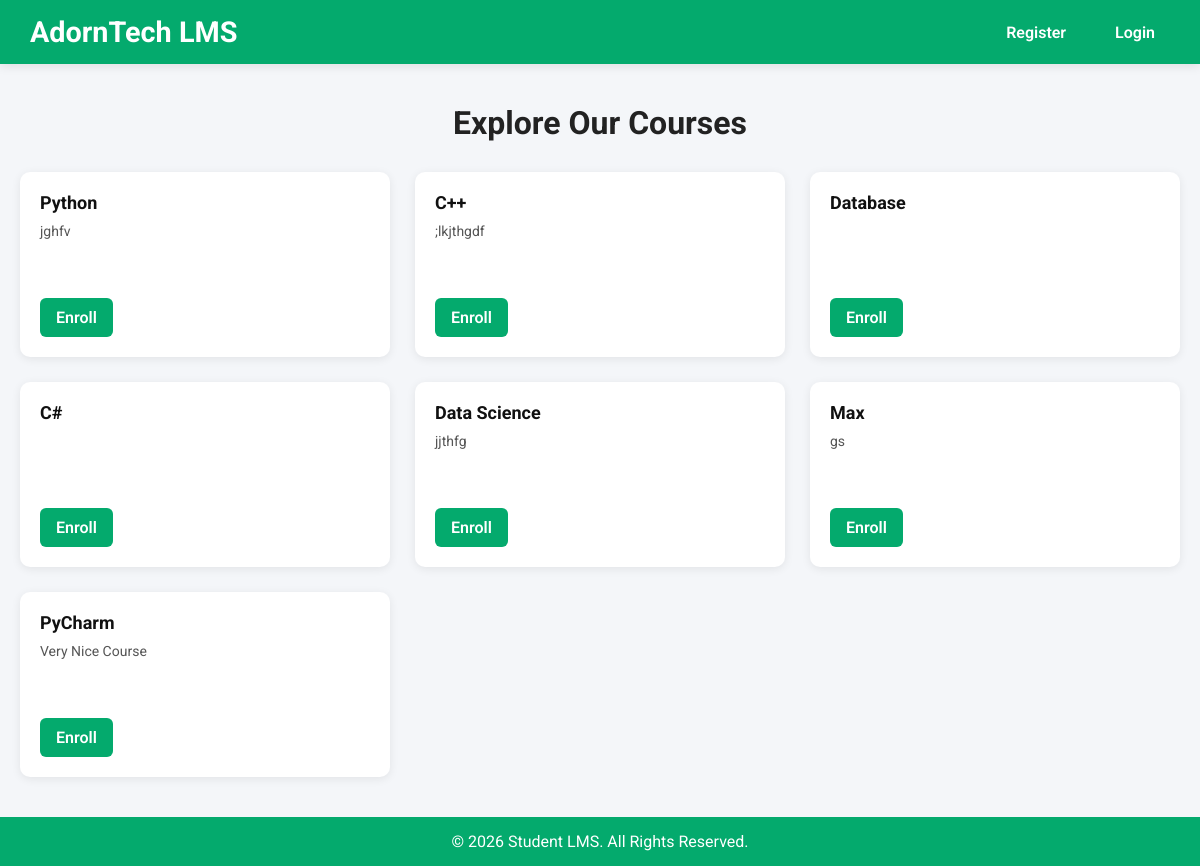
The page / on the database its author committed.
### courses/models.py (models this page shows, shortened)
class Course(models.Model):
    title = models.CharField(max_length=200)
    description = models.TextField()
    program = models.ForeignKey(Program, on_delete=models.CASCADE)
    lecturer = models.ForeignKey(
        settings.AUTH_USER_MODEL,
        on_delete=models.CASCADE,
        limit_choices_to={'user_type': 'lecturer'},
        related_name='courses'
    )
    created_at = models.DateTimeField(auto_now_add=True)
    is_active = models.BooleanField(default=True)

### accounts/views.py (the view)
# urls.py: path('', views.home, name='home'),
def home(request):
    courses = Course.objects.all()  # Fetch all courses
    year = datetime.now().year
    return render(request, 'accounts/home.html', {'courses': courses, 'year': year})

### accounts/templates/accounts/home.html (shortened to what this page needs)
{% load static %}
<!DOCTYPE html>
<html lang="en">
<head>
</head>
<body>
<header>
    <h1>AdornTech LMS</h1>
    <nav>
        <a href="{% url 'student-register' %}">Register</a>
        <a href="{% url 'login' %}">Login</a>
    </nav>
</header>
<section>
    <h2>Explore Our Courses</h2>
    <div class="courses-grid">
        {% for course in courses %}
            <div class="course-card">
                <div class="course-title">{{ course.title }}</div>
                <div class="course-desc">{{ course.description|truncatewords:25 }}</div>
                <a href="{% url 'login' %}?next=/dashboard/" class="enroll-btn">Enroll</a>
            </div>
        {% empty %}
            <p style="text-align:center;">No courses available at the moment.</p>
        {% endfor %}
    </div>
</section>
<footer>
    &copy; {{ year|default:2025 }} Student LMS. All Rights Reserved.
</footer>
</body>
</html>

### accounts/templates/accounts/home.html (style rules this page uses)
body { font-family: 'Roboto', sans-serif; background: #f4f6f9; margin: 0; padding: 0; color: #333; }
header { background: #04AA6D; color: white; display: flex; justify-content: space-between; align-items: center; padding: 15px 30px; box-shadow: 0 2px 10px rgba(0,0,0,0.1); position: sticky; top: 0; z-index: 1000; }
header h1 { margin: 0; font-size: 1.8em; }
nav a { text-decoration: none; color: white; font-weight: 600; margin-left: 15px; padding: 8px 15px; border-radius: 5px; transition: background 0.3s; }
section { max-width: 1200px; margin: 40px auto; padding: 0 20px; }
h2 { text-align: center; color: #222; margin-bottom: 30px; font-size: 2em; }
.courses-grid { display: grid; grid-template-columns: repeat(auto-fill, minmax(280px, 1fr)); gap: 25px; }
.course-card { background: white; border-radius: 10px; padding: 20px; box-shadow: 0 2px 10px rgba(0,0,0,0.08); transition: all 0.3s ease; }
.course-title { font-size: 18px; font-weight: bold; margin-bottom: 10px; color: #111; }
.course-desc { font-size: 14px; color: #555; margin-bottom: 15px; min-height: 60px; }
.enroll-btn { display: inline-block; background: #04AA6D; color: white; padding: 10px 16px; border-radius: 6px; text-decoration: none; font-weight: 600; transition: background 0.3s; }
footer { background: #04AA6D; color: white; text-align: center; padding: 15px; margin-top: 40px; }

### rows shown on the page
Course: title "Python", description "jghfv"
Course: title "C++", description ";lkjthgdf"
Course: title "Database"
Course: title "C#"
Course: title "Data Science", description "jjthfg"
Course: title "Max", description "gs"
Course: title "PyCharm", description "Very Nice Course"
